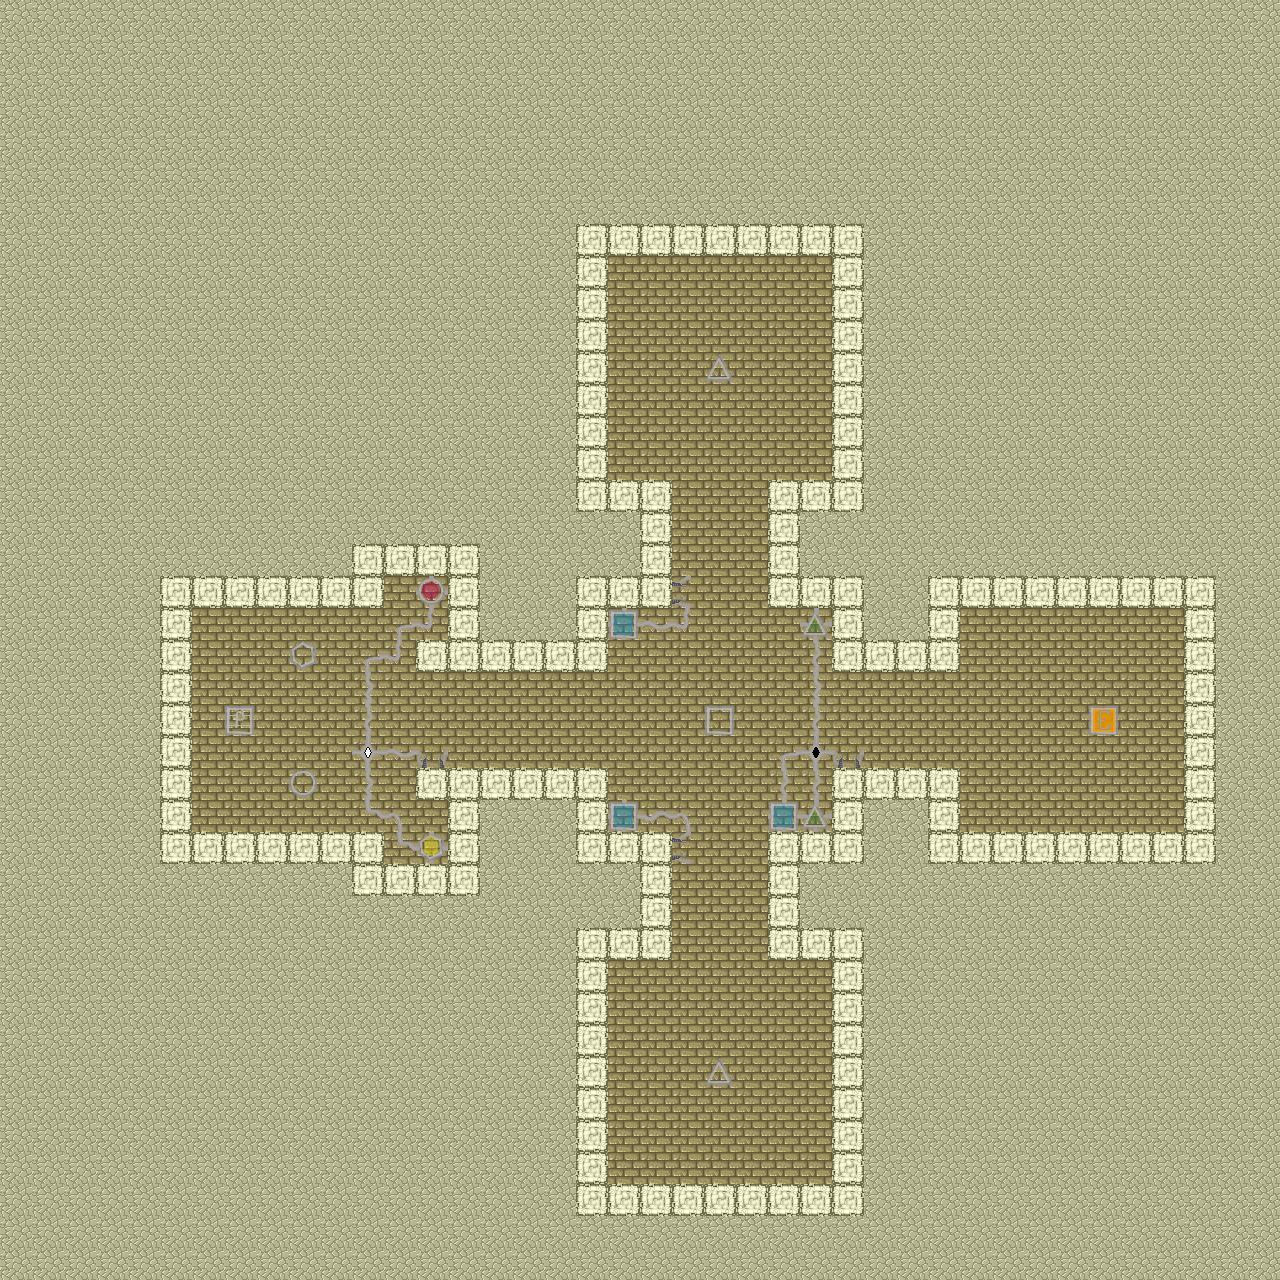

A 2D game scene composited from a Tiled map and its tileset images. What follows is a short description and the map's XML, with each tile layer's data collapsed to a summary:
An orthogonal 40x40 tile map with 32x32 px tiles, 1 tile layer (Ground) and 12 objects (3x gate_4, 2x 1_right_3, 2x gate_1, 1_up_3, gate_2, ...).

<map version="1.0" orientation="orthogonal" width="40" height="40" tilewidth="32" tileheight="32">
 <tileset firstgid="1" name="desert_tiled6.png" tilewidth="32" tileheight="32" spacing="3" margin="2">
  <image source="gfx/desert_tiled6.png" trans="ff00ff" width="281" height="211" />
  <tile id="0">
   <properties>
    <property name="spawn" value="box" />
   </properties>
  </tile>
  <tile id="1">
   <properties>
    <property name="spawn" value="player" />
   </properties>
  </tile>
  <tile id="2">
   <properties>
    <property name="spawn" value="circle" />
   </properties>
  </tile>
  <tile id="9">
   <properties>
    <property name="spawn" value="triangle" />
   </properties>
  </tile>
  <tile id="10">
   <properties>
    <property name="spawn" value="hexagon" />
   </properties>
  </tile>
  <tile id="16">
   <properties>
    <property name="switch" value="box" />
   </properties>
  </tile>
  <tile id="17">
   <properties>
    <property name="switch" value="circle" />
   </properties>
  </tile>
  <tile id="18">
   <properties>
    <property name="switch" value="free" />
   </properties>
  </tile>
  <tile id="19">
   <properties>
    <property name="exit" value="player" />
   </properties>
  </tile>
  <tile id="24">
   <properties>
    <property name="switch" value="triangle" />
   </properties>
  </tile>
  <tile id="25">
   <properties>
    <property name="switch" value="hexagon" />
   </properties>
  </tile>
  <tile id="26">
   <properties>
    <property name="switch" value="player" />
   </properties>
  </tile>
  <tile id="41">
   <properties>
    <property name="wall" value="true" />
   </properties>
  </tile>
 </tileset>
 <layer name="Ground" width="40" height="40">
  <data>[1600 cells, 1600 non-empty, 25 distinct tile ids]</data>
 </layer>
 <objectgroup name="Object Layer 1" width="40" height="40">
  <object name="gate_1" type="1_up_3" gid="46" x="433" y="759" />
  <object name="gate_2" type="1_right_3" gid="46" x="681" y="847" />
  <object name="gate_3" type="1_right_3" gid="46" x="683" y="590" />
  <object name="circle_1" type="gate_1" gid="46" x="432" y="592" />
  <object name="box_1" type="gate_2" gid="46" x="623" y="817" />
  <object name="box_2" type="gate_3" gid="46" x="624" y="624" />
  <object name="exit_1" type="player" gid="46" x="1104" y="722" />
  <object name="hexagon_1" type="gate_1" gid="46" x="433" y="849" />
  <object name="gate_4" type="3_up_3" gid="46" x="850" y="760" />
  <object name="triangle_1" type="gate_4" gid="46" x="816" y="818" />
  <object name="triangle_2" type="gate_4" gid="46" x="818" y="622" />
  <object name="box_3" type="gate_4" gid="46" x="782" y="814" />
 </objectgroup>
</map>
